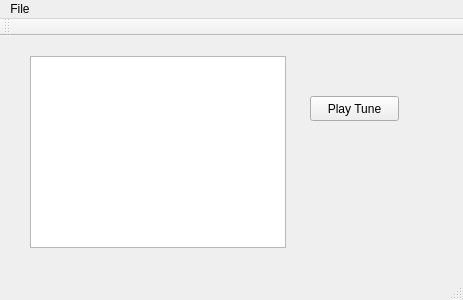
<?xml version="1.0" encoding="UTF-8"?>
<ui version="4.0">
 <class>MainWindow</class>
 <widget class="QMainWindow" name="MainWindow">
  <property name="geometry">
   <rect>
    <x>0</x>
    <y>0</y>
    <width>463</width>
    <height>300</height>
   </rect>
  </property>
  <property name="windowTitle">
   <string>MainWindow</string>
  </property>
  <widget class="QWidget" name="centralWidget">
   <widget class="QPushButton" name="playButton">
    <property name="geometry">
     <rect>
      <x>310</x>
      <y>60</y>
      <width>89</width>
      <height>25</height>
     </rect>
    </property>
    <property name="text">
     <string>Play Tune</string>
    </property>
   </widget>
   <widget class="QListView" name="listView">
    <property name="geometry">
     <rect>
      <x>30</x>
      <y>20</y>
      <width>256</width>
      <height>192</height>
     </rect>
    </property>
   </widget>
  </widget>
  <widget class="QMenuBar" name="menuBar">
   <property name="geometry">
    <rect>
     <x>0</x>
     <y>0</y>
     <width>463</width>
     <height>22</height>
    </rect>
   </property>
   <widget class="QMenu" name="menuFile">
    <property name="title">
     <string>File</string>
    </property>
    <addaction name="actionQuit"/>
   </widget>
   <addaction name="menuFile"/>
  </widget>
  <widget class="QToolBar" name="mainToolBar">
   <attribute name="toolBarArea">
    <enum>TopToolBarArea</enum>
   </attribute>
   <attribute name="toolBarBreak">
    <bool>false</bool>
   </attribute>
  </widget>
  <widget class="QStatusBar" name="statusBar"/>
  <action name="actionQuit">
   <property name="text">
    <string>Quit</string>
   </property>
  </action>
 </widget>
 <layoutdefault spacing="6" margin="11"/>
 <resources/>
 <connections>
  <connection>
   <sender>actionQuit</sender>
   <signal>triggered()</signal>
   <receiver>MainWindow</receiver>
   <slot>close()</slot>
   <hints>
    <hint type="sourcelabel">
     <x>-1</x>
     <y>-1</y>
    </hint>
    <hint type="destinationlabel">
     <x>231</x>
     <y>149</y>
    </hint>
   </hints>
  </connection>
 </connections>
</ui>
